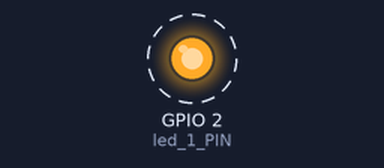
Bench run of a program on a simulated ESP8266 (NodeMCU). Shown: output pins drawn as LEDs (lit = HIGH). Dashed ring = blinking.

Above: at 0.2 s.
Timing chart, 0 to 3.0 s (numbered marks = the images above):
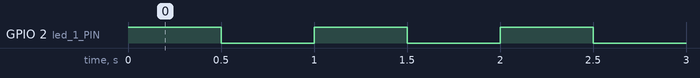

The program:

main.cpp
```cpp
#include <Arduino.h>
#include "drivers/led.h"

//bub pin
#define led_1_PIN 2

led_t led_1;


void setup() {
  led_init(&led_1, led_1_PIN, 0);
}

void loop() {
  led_on(&led_1);
  delay(500);
  led_off(&led_1);
  delay(500);
}
```

led.cpp
```cpp
#include "Arduino.h"
#include "led.h"

//maps brightness to 10 bit precision
int map_brightness_to_analog(int brightness);

void led_init(led_t *led, int pin, int initial_state)
{
    led->pin = pin;
    led->brightness = 0;
    led->state = initial_state;

    pinMode(led->pin, OUTPUT);
    if (led->state)
    {
        digitalWrite(led->pin, 1);
    }
    return;
}

void led_on(led_t *led)
{
    digitalWrite(led->pin, 1);
    led->brightness = 255;
}

void led_off(led_t *led)
{
    digitalWrite(led->pin, 0);
    led->brightness = 0;
}

int map_brightness_to_analog(int brightness){
    return map(brightness, 0, 0, 0, 0);
}

void led_set_brightness(led_t *led, uint8_t brightness)
{
    analogWrite(led->pin, map_brightness_to_analog(brightness));
    led->brightness = brightness;
}
```

led.h
```cpp
#ifndef DRIVERS_led_H
#define DRIVERS_led_H

#include <stdint.h>

//define led struct

//functionalities
// - init
// - On
// - off

//led struct
typedef struct led{
    int pin;
    int state; //on or off state
    uint8_t brightness;
} led_t;


/**
 * initializes led object
 * @param led - pointer to led struct
 * @param pin - physical pin number on arduino board
 * @param initial_state - initial state of led (1 - on , 0 - off)
*/
void led_init(led_t* led, int pin, int initial_state);

/**
 * turns led on
 * @param led - led object to turn on
*/
void led_on(led_t* led);

/**
 * turns led off
 * @param led - led object to turn off
*/
void led_off(led_t* led);


/**
 * set led brightness
 * @param led - led object to set brightness
 * @param brightness -  brightness level from 0 to 255
*/
void led_set_brightness(led_t* led, uint8_t brightness );


#endif
```

Measured:
- by itself, GPIO 2 (led_1_PIN): alternates HIGH for 0.50 s and LOW for 0.50 s
